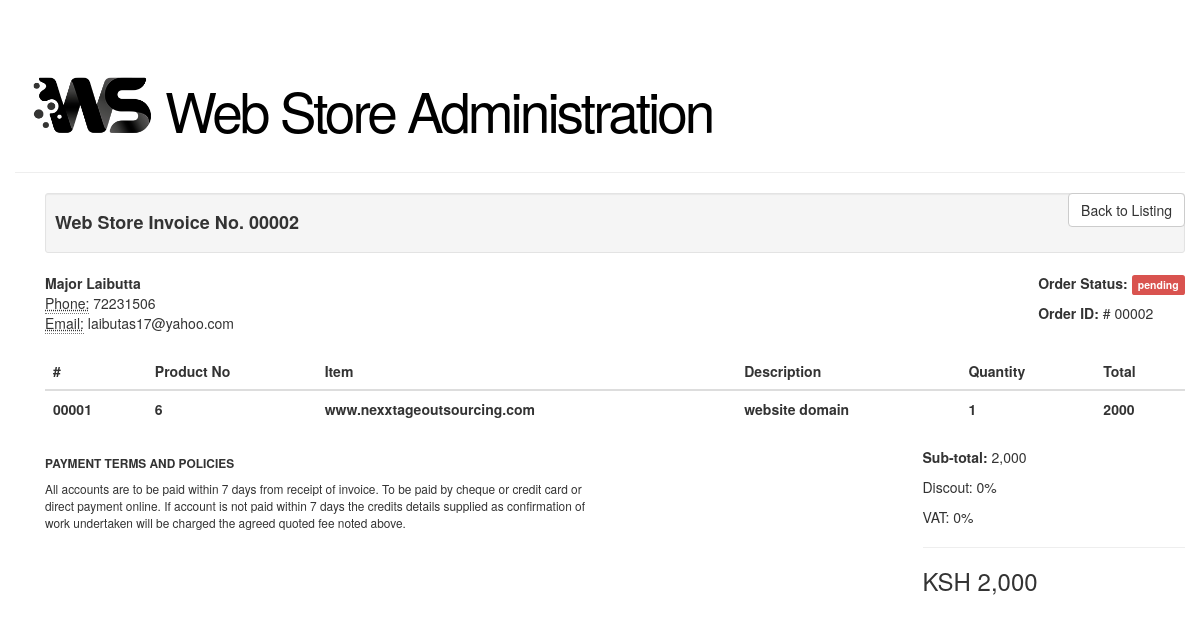
Page /?invoice=2 on the committed database.
### tables this page shows
CREATE TABLE IF NOT EXISTS `invoices` (
`id` int(11) NOT NULL,
  `customers_id` int(11) NOT NULL,
  `products` text NOT NULL,
  `total` float NOT NULL,
  `status` varchar(100) NOT NULL
);

CREATE TABLE IF NOT EXISTS `customers` (
`id` int(11) NOT NULL,
  `name` varchar(200) NOT NULL,
  `telephone` varchar(100) NOT NULL,
  `emailaddress` varchar(200) NOT NULL
);

### backend/db/dbconfig.php (called while the page is built)
<?php
return [
    'host' => 'localhost',
    'username' => 'root',
    'password' => '',
    'dbname' => 'sensus'
];

### backend/db/Dbase.php (called while the page is built, shortened)
<?php
class Dbase {
    private $_port;
    public $host;
    public $user;
    public $password;
    public $database;
    public $mysqli = null;
    public function __construct() {
        $this->_port = ini_get('mysqli.default.port');
        $config = require ROOT .DS. 'backend' .DS. 'db' .DS. 'dbconfig.php';
        $this->host = $config['host'];
        $this->user = $config['username'];
        $this->password = $config['password'];
        $this->database = $config['dbname'];
        return $this->connect();
    }
    public function connect() {
        if(!empty($this->host)
                && !empty($this->user)
                && !empty($this->database)
            ){
            $this->mysqli = mysqli_connect($this->host, $this->user, $this->password, $this->database, $this->_port);
            return $this->mysqli;
        }
    }
    public function run($querystr){
        $query = $this->mysqli->query($querystr);
        return $query;
    }
}

### backend/engine/Invoices.php (the view, shortened to what this page needs)
<?php
class Invoices extends WebStore {
	public function Serial($value) {
		return str_pad($value, 5,'0', STR_PAD_LEFT);
	}
	public function Extractor($Products) {
		$data = [substr(substr($Products, 2), 0 , -2)];
		$products = [];
		foreach ($data as $key => $value) {
			$products[] = array_slice(explode('\"',$value), 1, -1);
		}
		$prod = [];
		$keys = array_keys($products);
		for($i = 0; $i < count($products); $i++) {
			foreach($products[$keys[$i]] as $key => $value) {
				if ($value != "," && $value != ']","[' && $value != 'ksh') {
					$prod[] = $value;
				}
			}
		}
		$products = array_chunk($prod, 4);
		$keys = array_keys($products);
		$return = [];
		for($i = 0; $i < count($products); $i++) {
			foreach($products[$keys[$i]] as $key => $value) {
				$return[] = $value;
			}
		}
		return array_chunk($return, 4);
	}
	public function InvoiceTL($value) {
		$Query  = "SELECT * FROM `invoices` WHERE `customers_id` = $value";
		$Result = $this->database->run($Query);
		while($Row = $Result->fetch_assoc()) {
			$stack = $this->Extractor($Row['products']);
			for($i = 0; $i < count($stack); $i++) {
				array_push($stack[$i], 1, $this->Serial($i + 1));
			}
			$stack1 = [];
			for($i = 0; $i < count($stack); $i++) {
				$stack1[$i] = [$stack[$i][5], $stack[$i][0], $stack[$i][1], $stack[$i][2], $stack[$i][4], $stack[$i][3]];
			}
			$return = NULL;
			$keys = array_keys($stack1);
			for($i = 0; $i < count($stack1); $i++) {
				$return .= "<tr>";
				foreach($stack1[$keys[$i]] as $key => $value) {
					if ($value != "," && $value != ']","[') {
						$return .= "<th>" . $value . "</th>";
					}
				}
				$return .= "</tr>";
			}
		}
		return $return;
	}
	public function show() {
		if (isset($_GET['invoice']) && is_numeric($_GET['invoice'])) {
			$Query  = "SELECT * FROM `invoices` WHERE `id` = " . $_GET['invoice'];
			$Result = $this->database->run($Query);
			$totalRecs = $Result->num_rows;
			if($totalRecs == 0) {
				echo "No Data To Display";
			} else {
				$Row     = $Result->fetch_assoc();
				$QueryC  = "SELECT * FROM `customers` WHERE `id` = " . $Row['customers_id'];
				$ResultC = $this->database->run($QueryC);
				$Client  = $ResultC->fetch_assoc();
				$tableData = $this->InvoiceTL($Row['customers_id']);
				echo "
				<div class=\"container\">
					<button class=\"btn btn-default pull-right\" onclick=\"window.history.go(-1)\">Back to Listing</button><div class=\"well well-sm\"><h4><strong>Web Store Invoice No. " . $this->Serial($Row['id']) . "</strong></h4></div><div class=\"row\">
					<div class=\"col-xs-12\">
						<div class=\"pull-left\">
							<address>
								<strong>" . ucwords($Client['name']) . "</strong><br>
								<abbr title=\"Mobile Phone\">Phone:</abbr> " . $Client['telephone'] . "<br/>
								<abbr title=\"Email Address\">Email:</abbr> " . $Client['emailaddress'] . "
							</address>
						</div>
						<div class=\"pull-right\">
							<p class=\"m-t-10\"><strong>Order Status: </strong> <span class=\"label label-danger\">" . $Row['status'] . "</span></p>
							<p class=\"m-t-10\"><strong>Order ID: </strong> # " . $this->Serial($Row['id']) . "</p>
						</div>
					</div>
				</div><div class=\"row\">
				<div class=\"col-xs-12\">
					<div class=\"table-responsive\">
						<table class=\"table m-t-30\">
							<thead class=\"bg-faded\">
								<tr>
									<th>#</th>
									<th>Product No</th>
									<th>Item</th>
									<th>Description</th>
									<th>Quantity</th>
									<th>Total</th>
								</tr>
							</thead>
							<tbody>" . $tableData . "</tbody>
						</table>
					</div>
				</div>
				</div><div class=\"row\">
				<div class=\"col-md-6 col-sm-6 col-xs-6\">
					<div class=\"clearfix m-t-30\">
						<h5 class=\"small text-inverse font-600\"><b>PAYMENT TERMS AND POLICIES</b></h5>
						<small>
							All accounts are to be paid within 7 days from receipt of
							invoice. To be paid by cheque or credit card or direct payment
							online. If account is not paid within 7 days the credits details
							supplied as confirmation of work undertaken will be charged the
							agreed quoted fee noted above.
						</small>
					</div>
				</div>
				<div class=\"col-md-3 col-sm-6 col-xs-6 col-md-offset-3\">
					<p class=\"text-xs-right\"><b>Sub-total:</b> " . number_format($Row['total']) . "</p>
					<p class=\"text-xs-right\">Discout: 0%</p>
					<p class=\"text-xs-right\">VAT: 0%</p>
					<hr>
					<h3 class=\"text-xs-right\">KSH " . number_format($Row['total']) . "</h3>
				</div>
				</div>
				</div>";
			}
		}
	}
}

### rows in the picture
invoices: id "00002", status "pending", total "2,000"
customers: name "Major Laibutta", telephone "72231506", emailaddress "laibutas17@yahoo.com"

### other values in the picture
$value "00001"
$value "6"
$value "www.nexxtageoutsourcing.com"
$value "website domain"
$value "1"
$value "2000"
